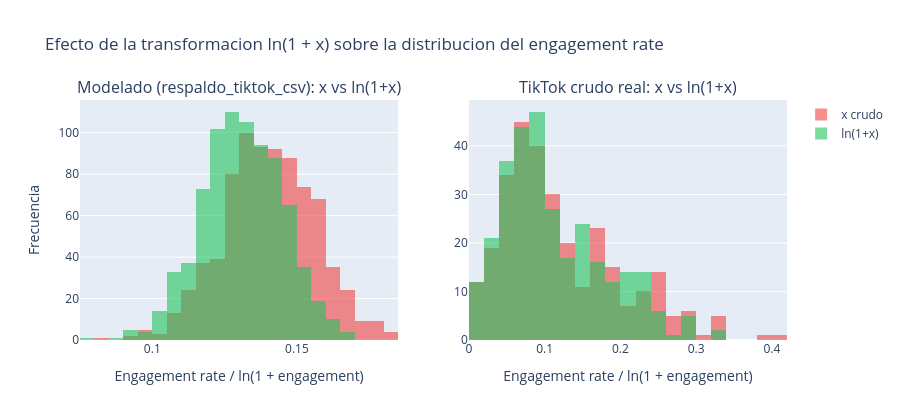

Notebook code for this chart:
### Markdown cell above
### Analisis del Filtro `MIN_VIEWS = 100` y Sesgo de Cola Pesada en Alcance
- **Retencion de registros:** Al no existir `datos/procesados/matriz_acustica_cruda.parquet`, `cargar_datos_entrenamiento()` activa el respaldo oficial `respaldo_tiktok_csv` ($n = 800$). Tanto en el respaldo (minimo `503` vistas) como en TikTok crudo ($n = 299$, minimo `8,689` vistas) e Instagram Reels ($n = 88$, minimo `8,919` vistas), el **0.0 %** de registros cae por debajo de `MIN_VIEWS = 100`, reteniendose el 100 % de las muestras disponibles. No obstante, conservar este filtro como compuerta obligatoria previene ruido de tasa ante futuras ingestas locales con exposicion incipiente.
- **Cola pesada en visualizaciones:** En `respaldo_tiktok_csv`, la media de `views` (`333,956.7`) multiplica por **5.78x** a la mediana (`57,793.5`) y alcanza un maximo de `2,493,911`. En TikTok crudo la brecha es aun mas severa: mediana de `5,500,000` frente a un maximo de `222,300,000` vistas. Asimismo, los diagramas de caja muestran valores atipicos extremos en el `engagement_rate` crudo de Instagram Reels (maximo superior a `0.45`) y TikTok.

### Code cell
from scipy import stats
from src.preprocesamiento import transformar_target_log

df_modelo_log = transformar_target_log(df_modelo)
df_tiktok_log = transformar_target_log(df_tiktok)
df_ig_log = transformar_target_log(df_ig)

filas_stats = []
for etiqueta, df_eval in [
    (f'Modelado ({fuente_activa})', df_modelo_log),
    ('TikTok crudo (Kaggle)', df_tiktok_log),
    ('Instagram Reels (Kaggle)', df_ig_log),
]:
    x_raw = df_eval[settings.COLUMNA_TARGET].to_numpy(dtype=float)
    x_log = df_eval[settings.COLUMNA_TARGET_LOG].to_numpy(dtype=float)
    w_raw, p_raw = stats.shapiro(x_raw)
    w_log, p_log = stats.shapiro(x_log)
    filas_stats.append(
        {
            'conjunto': etiqueta,
            'n': len(df_eval),
            'skew_raw': float(stats.skew(x_raw)),
            'skew_log': float(stats.skew(x_log)),
            'kurt_raw': float(stats.kurtosis(x_raw)),
            'kurt_log': float(stats.kurtosis(x_log)),
            'shapiro_W_raw': float(w_raw),
            'shapiro_p_raw': float(p_raw),
            'shapiro_W_log': float(w_log),
            'shapiro_p_log': float(p_log),
        }
    )

df_normalidad = pd.DataFrame(filas_stats)
print('Comparacion de asimetria, curtosis y prueba de Shapiro-Wilk (x vs ln(1+x)):')
print(df_normalidad.round(4).to_string(index=False))

fig_norm = make_subplots(
    rows=1,
    cols=2,
    subplot_titles=(
        f'Modelado ({fuente_activa}): x vs ln(1+x)',
        'TikTok crudo real: x vs ln(1+x)',
    ),
)
fig_norm.add_trace(
    go.Histogram(x=df_modelo_log[settings.COLUMNA_TARGET], nbinsx=30, name='x crudo', opacity=0.6, marker_color='#ef4444'),
    row=1,
    col=1,
)
fig_norm.add_trace(
    go.Histogram(x=df_modelo_log[settings.COLUMNA_TARGET_LOG], nbinsx=30, name='ln(1+x)', opacity=0.6, marker_color='#22c55e'),
    row=1,
    col=1,
)
fig_norm.add_trace(
    go.Histogram(x=df_tiktok_log[settings.COLUMNA_TARGET], nbinsx=30, name='x crudo TikTok', opacity=0.6, marker_color='#ef4444', showlegend=False),
    row=1,
    col=2,
)
fig_norm.add_trace(
    go.Histogram(x=df_tiktok_log[settings.COLUMNA_TARGET_LOG], nbinsx=30, name='ln(1+x) TikTok', opacity=0.6, marker_color='#22c55e', showlegend=False),
    row=1,
    col=2,
)
fig_norm.update_layout(
    barmode='overlay',
    title='Efecto de la transformacion ln(1 + x) sobre la distribucion del engagement rate',
    height=420,
)
fig_norm.update_xaxes(title_text='Engagement rate / ln(1 + engagement)', row=1, col=1)
fig_norm.update_xaxes(title_text='Engagement rate / ln(1 + engagement)', row=1, col=2)
fig_norm.update_yaxes(title_text='Frecuencia', row=1, col=1)
fig_norm.show()

### Figure 1 — Plotly figure (JSON) as saved in the notebook; plotly's stock layout.template omitted (floating-point values rounded to 4 significant figures; data arrays with more than 128 entries replaced by an {"elided": "..."} marker saying what was removed)
{"data": [{"marker": {"color": "#ef4444"}, "name": "x crudo", "nbinsx": 30, "opacity": 0.6, "x": {"elided": "800 float values"}, "type": "histogram", "xaxis": "x", "yaxis": "y"}, {"marker": {"color": "#22c55e"}, "name": "ln(1+x)", "nbinsx": 30, "opacity": 0.6, "x": {"elided": "800 float values"}, "type": "histogram", "xaxis": "x", "yaxis": "y"}, {"marker": {"color": "#ef4444"}, "name": "x crudo TikTok", "nbinsx": 30, "opacity": 0.6, "showlegend": false, "x": {"elided": "299 float values"}, "type": "histogram", "xaxis": "x2", "yaxis": "y2"}, {"marker": {"color": "#22c55e"}, "name": "ln(1+x) TikTok", "nbinsx": 30, "opacity": 0.6, "showlegend": false, "x": {"elided": "299 float values"}, "type": "histogram", "xaxis": "x2", "yaxis": "y2"}], "layout": {"xaxis": {"anchor": "y", "domain": [0.0, 0.45], "title": {"text": "Engagement rate / ln(1 + engagement)"}}, "yaxis": {"anchor": "x", "domain": [0.0, 1.0], "title": {"text": "Frecuencia"}}, "xaxis2": {"anchor": "y2", "domain": [0.55, 1.0], "title": {"text": "Engagement rate / ln(1 + engagement)"}}, "yaxis2": {"anchor": "x2", "domain": [0.0, 1.0]}, "annotations": [{"font": {"size": 16}, "showarrow": false, "text": "Modelado (respaldo_tiktok_csv): x vs ln(1+x)", "x": 0.225, "xanchor": "center", "xref": "paper", "y": 1.0, "yanchor": "bottom", "yref": "paper"}, {"font": {"size": 16}, "showarrow": false, "text": "TikTok crudo real: x vs ln(1+x)", "x": 0.775, "xanchor": "center", "xref": "paper", "y": 1.0, "yanchor": "bottom", "yref": "paper"}], "barmode": "overlay", "title": {"text": "Efecto de la transformacion ln(1 + x) sobre la distribucion del engagement rate"}, "height": 420}}
